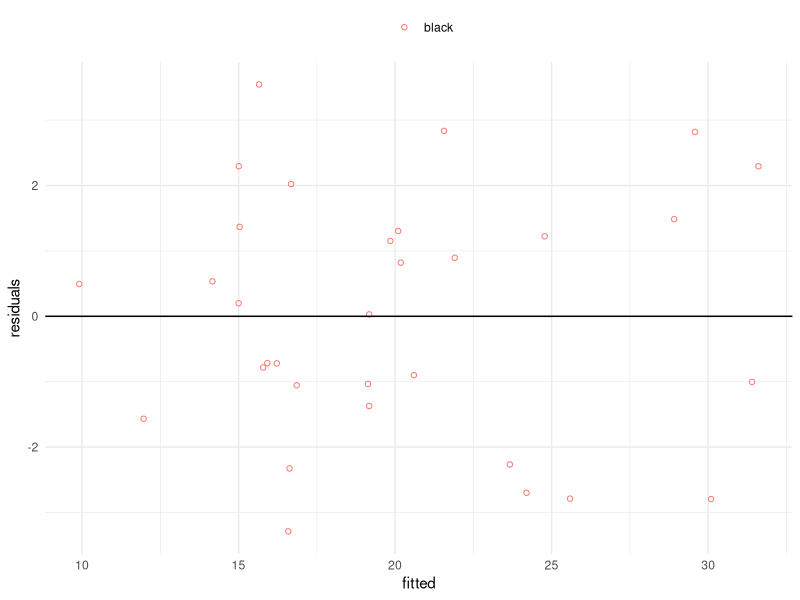
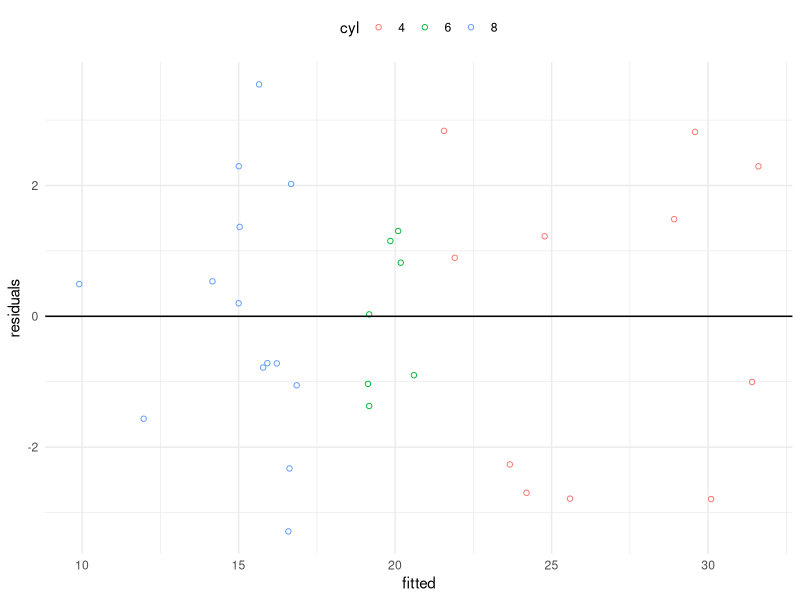
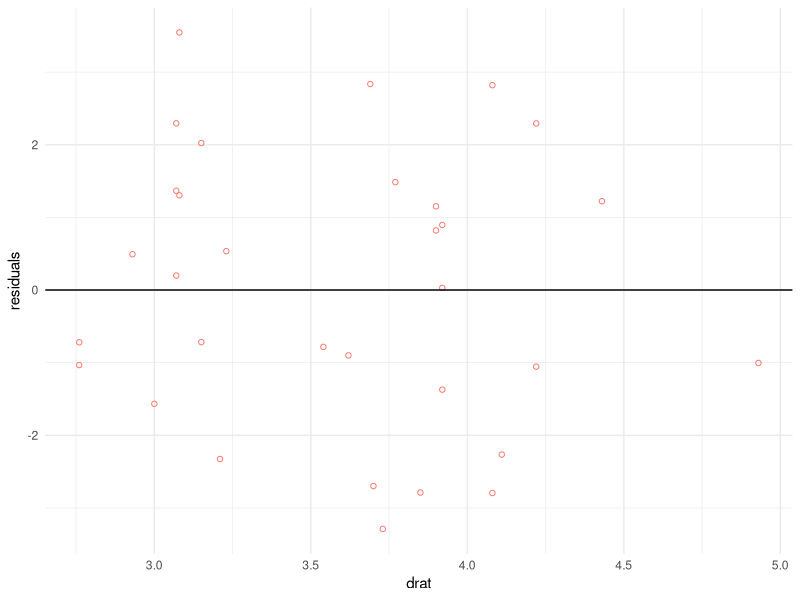
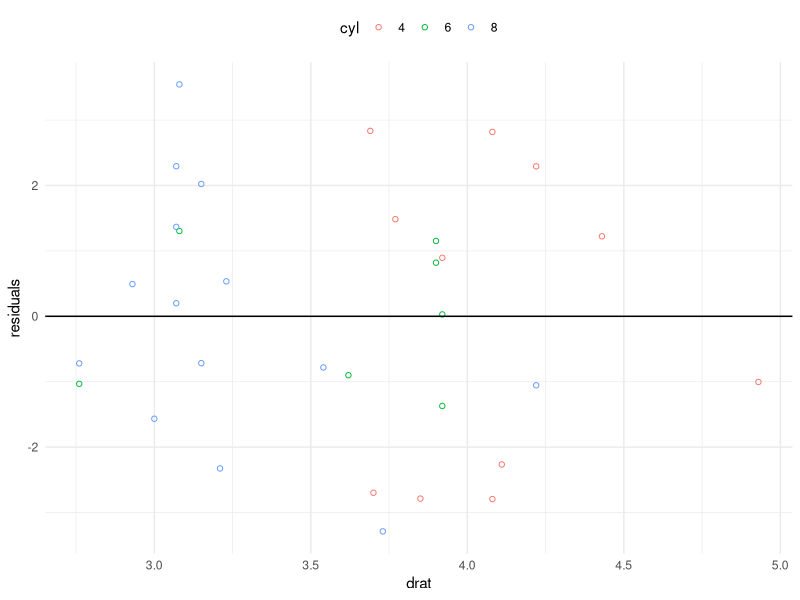
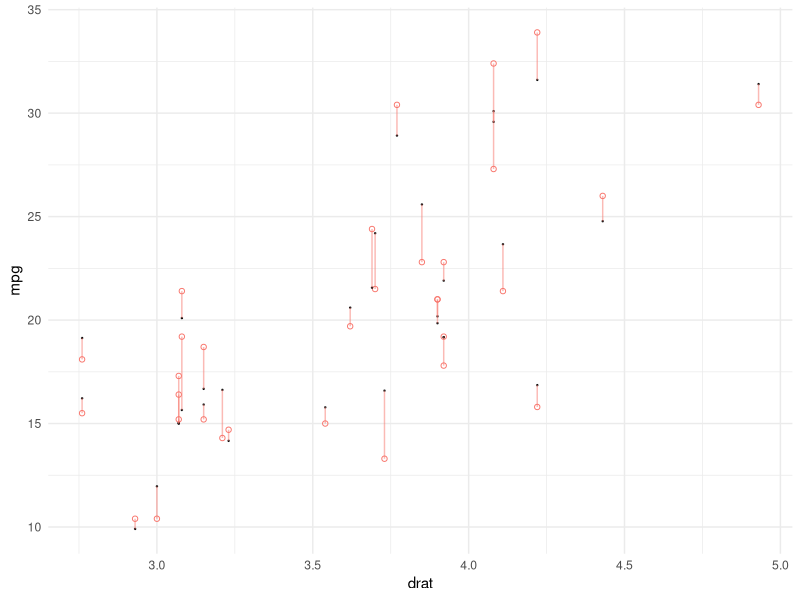
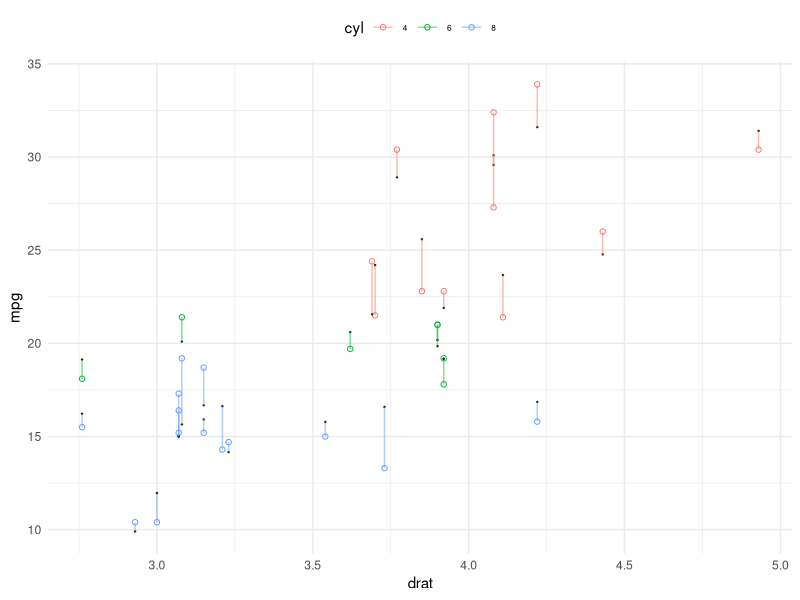
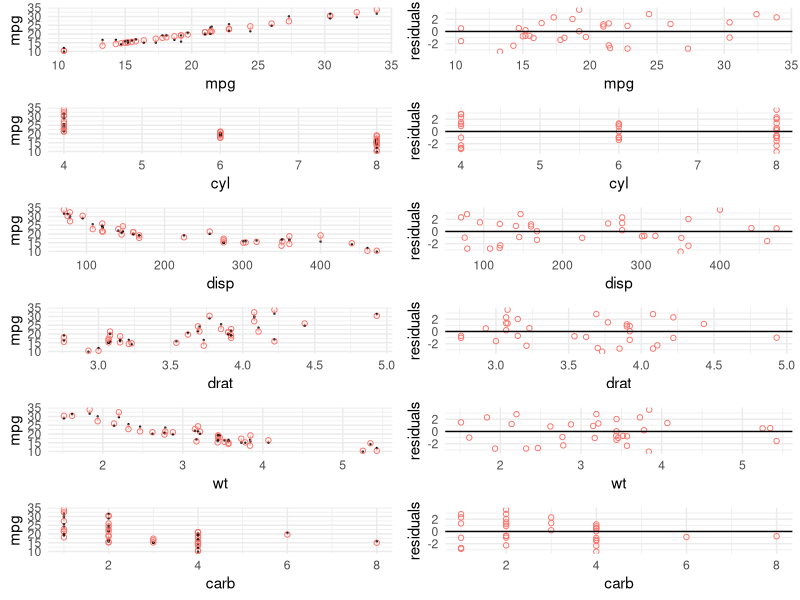
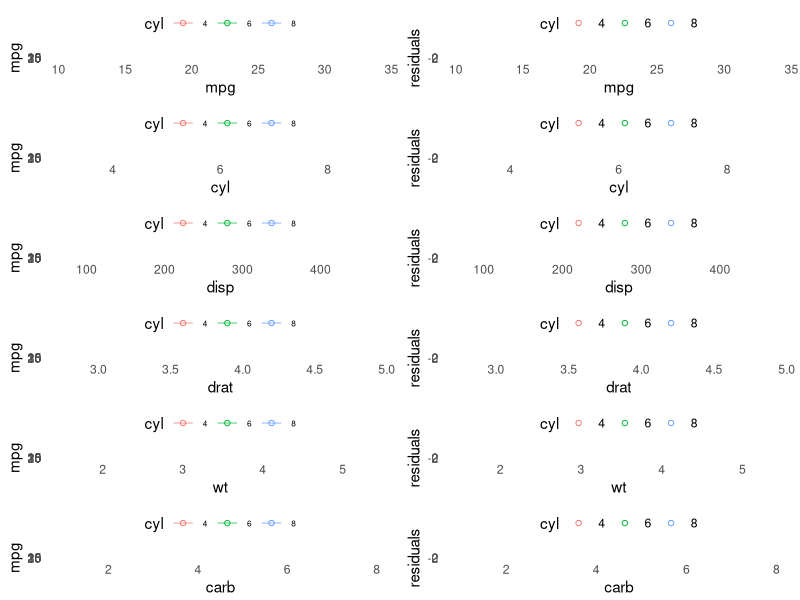

Write the R code that produced these figures, in order.
# _ #################################
# ENVIRONMENT #######################
# _ #################################
if(!require('rstudioapi') ){ install.packages('rstudioapi') }
library(rstudioapi)
setwd(dirname(getSourceEditorContext()$path))

if(!require('tidyverse') ){ install.packages('tidyverse') }
library(tidyverse)

if(!require('grid')) install.packages('grid')
library(grid)


###### Multiplot (reused function) #####
# Adapted from:
# http://www.cookbook-r.com/Graphs/Multiple_graphs_on_one_page_(ggplot2)/
# objects can be passed in ..., or to plotlist (as a list of ggplot objects)
# - cols:   Number of columns in layout
# - layout: A matrix specifying the layout. If present, 'cols' is ignored.
#
# If the layout is something like matrix(c(1,2,3,3), nrow=2, byrow=TRUE),
# then plot 1 will go in the upper left, 2 will go in the upper right, and
# 3 will go all the way across the bottom.
# 
# Title can be passed as c("title1", "title2"). If only one title is
# provided it will be used as single title for all columns. If several titles
# are provided each column will then have it's own title.
#
# Title size, font and face can also be provided
multiplot <- function(..., plotlist = NULL, cols = 1, layout = NULL, title = NULL, 
                      fontsize = 14, fontfamily = "Helvetica", fontface = "bold") {
  require(grid)
  plots <- c(list(...), plotlist)
  numPlots = length(plots)
  if (is.null(layout)) {
    layout <- matrix(seq(1, cols * ceiling(numPlots/cols)),
                     ncol = cols, nrow = ceiling(numPlots/cols))
  }
  if (length(title)>0){
    layout <- rbind(rep(0, ncol(layout)), layout)
  }
  if (numPlots==1) {
    print(plots[[1]])
  } else {
    grid.newpage()
    pushViewport(viewport(layout = grid.layout(nrow(layout), 
                                               ncol(layout), 
                                               heights = if (length(title)>0) {unit(c(0.5, rep(5,nrow(layout)-1)), "null")}
                                               else {unit(c(rep(5, nrow(layout))), "null")})))
    if(length(title) > 1){
      ncols <- 1:ncol(layout)
      for(i in seq(ncols)){
        grid.text(title[i], 
                  vp = viewport(layout.pos.row = 1, layout.pos.col = i),
                  gp = gpar(fontsize = fontsize, fontfamily = fontfamily, fontface = fontface))
      }
    } else {
      grid.text(title, 
                vp = viewport(layout.pos.row = 1, layout.pos.col = 1:ncol(layout)),
                gp = gpar(fontsize = fontsize, fontfamily = fontfamily, fontface = fontface))
    }
    for (i in 1:numPlots) {
      matchidx <- as.data.frame(which(layout == i, arr.ind = TRUE))
      print(plots[[i]], vp = viewport(layout.pos.row = matchidx$row,
                                      layout.pos.col = matchidx$col))
    }
  }
}


###### Plot Residuals vs Fitted #####
plot_res_fit <- function(data, model, color_label=''){
  if(color_label=='') {
    color='black'
    show_legend = 'none'
  } else {
    color=data[color_label] %>% pull
    show_legend = "top"
  }
  
  data.frame(residuals=residuals(model), fitted=fitted(model)) %>%  ggplot() +
    geom_point(aes(x=fitted, y=residuals, colour=color), shape = 21) +
    geom_abline(intercept=0, slope=0, color='black') +
    labs(x='fitted', y='residuals', colour=color_label) +
    theme_minimal() +
    theme(legend.position='top')
}
# Example ####
model <- lm(mpg ~ poly(disp,3) + poly(wt,2) + poly(cyl, 2), data=mtcars)

mtcars %>% plot_res_fit(model)
mtcars %>% mutate(cyl=cyl%>%as.character) %>% plot_res_fit(model, 'cyl')

###### Plot Residuals vs Predictor #####
plot_res_pred <- function(data, model, x_label, color_label=''){
  if(color_label=='') {
    color='black'
    show_legend = 'none'
  } else {
    color=data[color_label] %>% pull
    show_legend = "top"
  }
  
data.frame(residuals=residuals(model), predictor=data[x_label]%>%pull, color=color) %>% 
  ggplot() +
    geom_point(aes(x=predictor, y=residuals, colour=color), shape = 21) +
    geom_abline(intercept=0, slope=0, color='black') +
    labs(x=x_label, y='residuals', colour=color_label) +
    theme_minimal() +
    theme(legend.position=show_legend)
}
# Example ####
model <- lm(mpg ~ poly(disp,3) + poly(wt,2) + poly(cyl, 2), data=mtcars)

mtcars %>% plot_res_pred(model, 'drat')
mtcars %>% mutate(cyl=cyl%>%as.character) %>% plot_res_pred(model, 'drat', 'cyl')



###### Plot Residuals in multivariate regression #####
plot_res <- function(data, model, x_label, y_label, color_label=''){
  x = data[x_label] %>% pull
  y = data[y_label] %>% pull
  y_hat=fitted(model) 
  if(color_label=='') {
    color='red'
    show_legend = 'none'
  } else {
    color=data[color_label] %>% pull
    show_legend = "top"
  }
  
  ggplot() +
    geom_point(aes(x=x, y=y, colour=color), shape = 21) +
    geom_point(aes(x=x, y=y_hat), size=0.2, alpha=0.8) +
    geom_segment(aes(x=x, y=y, xend=x, yend=y_hat, colour=color), 
                 alpha=0.5, size=0.5) +
    labs(x=x_label, y=y_label, colour=color_label) +
    theme_minimal() +
    theme(legend.position=show_legend,
          legend.text = element_text(size = 6)
          )
}
# Example ####
model <- lm(mpg ~ poly(disp,3) + poly(wt,2) + poly(cyl, 2), data=mtcars)

mtcars %>% plot_res(model, 'drat', 'mpg')
mtcars %>% mutate(cyl=cyl%>%as.character) %>% plot_res(model, 'drat', 'mpg', 'cyl')

###### Explore predictors  #####
plot_res_explo <- function(data, model, y_label, color_label=''){
  var <- colnames(data)
  list_vis <- list()
  for(i in 1:length(var)){
    list_vis[[length(list_vis)+1]] <- plot_res(data, model, var[i], y_label, color_label)
  }
  for(i in 1:length(var)){
    list_vis[[length(list_vis)+1]] <- plot_res_pred(data, model, var[i], color_label)
  }
  multiplot(plotlist=list_vis, cols=2)
}
# Example ####
model <- lm(mpg ~ poly(disp,3) + poly(wt,2) + poly(cyl, 2), data=mtcars)

mtcars %>% 
  select(mpg, cyl, disp, drat, wt, carb) %>%
  plot_res_explo(model, 'mpg')

mtcars %>% 
  select(mpg, cyl, disp, drat, wt, carb) %>%
  mutate(cyl=cyl%>%as.character) %>% 
  plot_res_explo(model, 'mpg', 'cyl')


###### Master Matrix plot of residuals #####
plot_dis <- function(data, model, x_label, y_label, color_label=''){
  x = data[x_label] %>% pull
  y = data[y_label] %>% pull
  y_hat=fitted(model) 
  if(color_label=='') {
    color='red'
  } else {
    color=data[color_label] %>% pull
  }
  
  ggplot() +
    geom_point(aes(x=x, y=y, colour=color), size=0.4, alpha=0.8) +
    labs(x=x_label, y=y_label, colour=color_label) +
    theme_minimal() +
    theme(legend.position='none')
}
master_res_matrix <- function(data, model, y_label, color_label=''){
  var <- colnames(data)
  list_vis <- list()
  for(i in 1:length(var)){
    for(k in 1:length(var)){
      if(var[k] == var[i]){
        # Residuals vs Predictor
        list_vis[[length(list_vis)+1]] <- plot_res_pred(data, model, var[i], color_label)
      } else if(var[k] == y_label){
        # Residuals in scatterplot
        list_vis[[length(list_vis)+1]] <- plot_res(data, model, var[i], var[k], color_label)
      } else {
        # Scatterplot
        list_vis[[length(list_vis)+1]] <- plot_dis(data, model, var[i], var[k], color_label)
      }
    }
  }
  multiplot(plotlist=list_vis, cols=length(var))
}
# Example ####
model <- lm(mpg ~ poly(disp,3) + poly(wt,2) + poly(cyl, 2), data=mtcars)

mtcars %>% 
  select(mpg, cyl, disp, drat, wt, carb) %>% 
  master_res_matrix(model, 'mpg')

mtcars %>% 
  select(mpg, cyl, disp, drat, wt, carb) %>%
  mutate(cyl=cyl%>%as.character) %>% 
  master_res_matrix(model, 'mpg', 'cyl')
